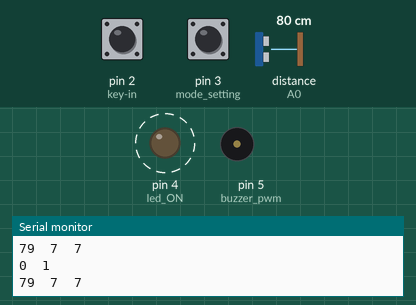
Simulated run of this sketch. Board: Arduino Uno, built with avr-gcc and run on an emulated ATmega328P. Parts: output pins drawn as LEDs (lit = HIGH), buzzer (waves = sounding), the last lines printed to the serial monitor. Wiring (inferred from the names in the program): ultrasonic range finder: trigger A1; echo A0. Dashed ring = blinking. Inputs (shaded band) come from the test bench; at power-on: distance to the obstacle (sensor on A0) 80 cm, pin 2 (key-in) LOW, pin 3 (mode_setting) HIGH. The echo pulse lasts 58.3 µs per cm; the audio player accepts every command and is not drawn; pins used as bus, display or sensor lines are not drawn.

Above: at 1.8 s.
1.9 s: distance to the obstacle (sensor on A0) set to 2 cm
4.9 s: pin 2 (key-in) pulled HIGH for 3.2 s
At 5.6 s:
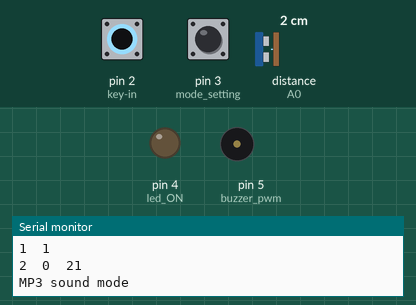
9.6 s: distance to the obstacle (sensor on A0) set to 60 cm
At 9.74 s:
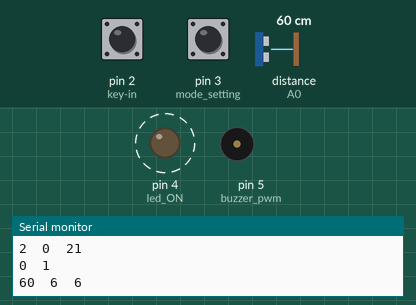
Timing chart, 0 to 18.6 s (numbered marks = the images above; inputs shaded):
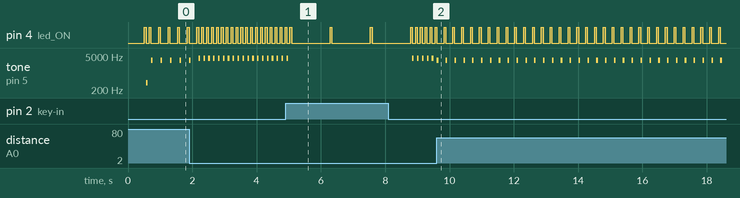

The sketch:

ultrasonic_distance.ino
```cpp
// 2025 4
// Daejin University
// arduino program
// ultrasound distance measure for disabled

#include "Arduino.h"
#include "SoftwareSerial.h"
#include "DFRobotDFPlayerMini.h"

//SoftwareSerial mySoftwareSerial(9, 10); // 소프트웨어 시리얼용 핀 지정
SoftwareSerial mySoftwareSerial(10, 11);  // PCB 2024
DFRobotDFPlayerMini myDFPlayer;           // 객체 생성

const unsigned long interval = 5000;      // 5초 간격

int trigPin = A1;  // ultrasound trig
int echoPin = A0;  // ultrasound echo

//--------------------------------------------------------------
void setup()
{
  mySoftwareSerial.begin(9600);   // MP3 player
  Serial.begin(9600);             // PC serial

  pinMode(2, INPUT);              // key-in / tone=0
  pinMode(3, INPUT);              // mode setting / mp3=1 / tone=0
  pinMode(4, OUTPUT);             // led ON
  pinMode(5, OUTPUT);             // buzzer pwm

  pinMode(trigPin, OUTPUT);
  pinMode(echoPin, INPUT);

  if (!myDFPlayer.begin(mySoftwareSerial), false) {  //객체 초기화
    Serial.println(F("Unable to begin:"));
    while(true);
  }
  myDFPlayer.setTimeOut(500); //시리얼 통신용 타임아웃 시간 지정
  myDFPlayer.volume(30);      //0-30사이의 값을 인수로 입력.

  digitalWrite(4,HIGH);      // LED
  delay(50);
  digitalWrite(4,LOW);
  tone(5,400,50);           // buzzer PWM
  delay(100);

}

//---------------------------------------------
boolean key_in, method;
int freq, silence;
//---------------------------------------------
void loop()
{
  long duration, distance;
  int dist_int, dist_mp3;

  key_in = digitalRead(2);
  method = digitalRead(3);
  Serial.print(key_in);
  Serial.print("  ");
  Serial.println(method);

  digitalWrite(4,HIGH);   // start LED
  delay(50);
  digitalWrite(4,LOW);
  delay(1);

  // ultrasound transmit
  digitalWrite(trigPin, LOW);
  delayMicroseconds(2);
  digitalWrite(trigPin, HIGH);
  delayMicroseconds(10);
  digitalWrite(trigPin, LOW);

  duration = pulseIn(echoPin, HIGH);
  distance = (duration * 17 / 1000)+1;    // +1 = 거리 0 제거
  if (distance > 200)  distance = 210;    // max distance limit

  dist_int  = distance/10;        // integer number of distance
  dist_mp3 = dist_int;            // mp3 file number

  if (dist_int == 0)       dist_mp3 = 21;      // distance ~~ 0cm   가깝다
  else if (dist_int >20)   dist_mp3 = 22;      // 멀다

  Serial.print(distance);
  Serial.print("  ");
  Serial.print(dist_int);
  Serial.print("  ");
  Serial.println(dist_mp3);       // integer mp3 file

  if (method == 0 || key_in ==0 ) {    // tone mode
    freq    = 4000-100*dist_int;       // tone frequency
    silence = 20*dist_int+100;         // silence time
    tone(5,freq,50);                   // tone
    delay(silence);                    // 측정 시간 간격 조정
  }

  else if (method == 1 && key_in ==1 ) {  // mp3 sound mode
    Serial.println("MP3 sound mode");     //
    delay(1200);  // mp3 play time
  }   // else if


}
```

Measured:
- after the input at 1.9 s, pin 4 (led_ON): alternates HIGH for 0.05 s and LOW for 0.10 s, starting after 0.40 s
- after the input at 9.6 s, pin 4 (led_ON): alternates HIGH for 0.05 s and LOW for 0.23 s, starting after 0.23 s; tone on pin 5 (buzzer_pwm): alternates 3400 Hz for 0.05 s and silent for 0.23 s, starting at once
- by itself, pin 4 (led_ON): repeats every 0.30 s: HIGH 0.05 s, LOW 0.25 s
